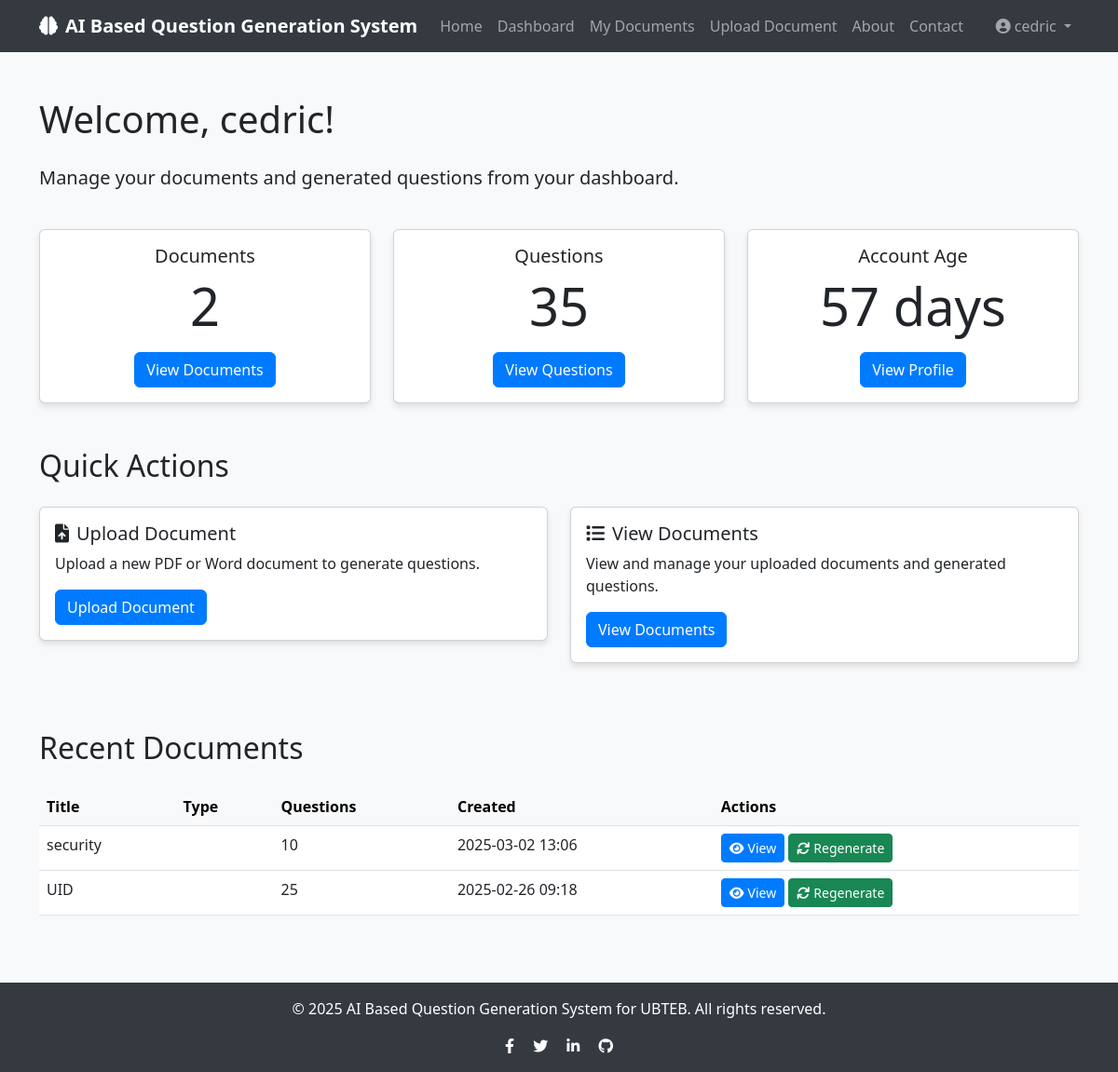
Page /dashboard (signed in) on the earlier database version.
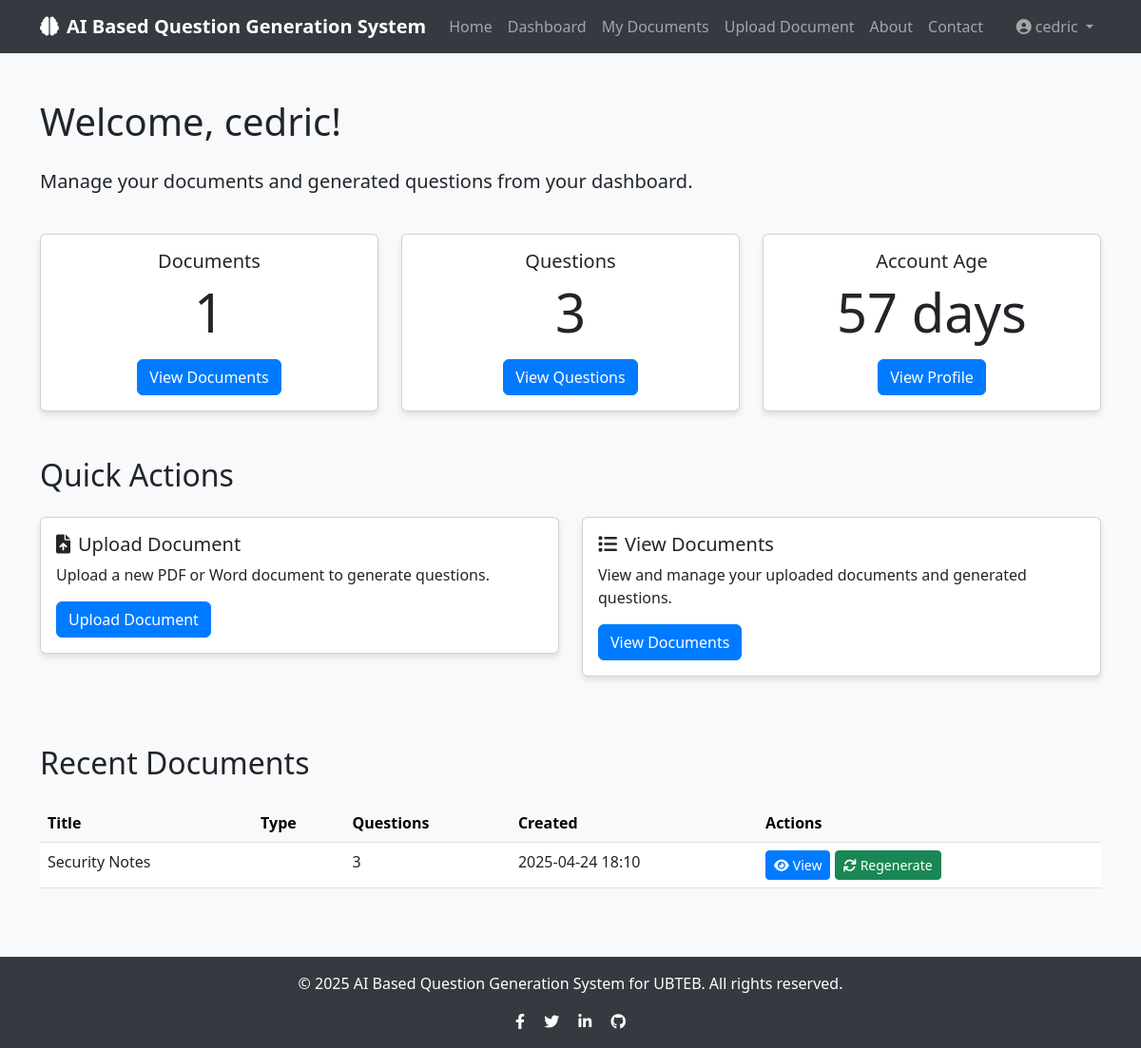
Same page on the later database version.
### app/models/document.py (models this page shows, shortened)
class Document(db.Model):
    id = db.Column(db.Integer, primary_key=True)
    title = db.Column(db.String(100), nullable=False)
    filename = db.Column(db.String(100), nullable=False)
    file_path = db.Column(db.String(255), nullable=False)
    content = db.Column(db.Text, nullable=False)
    created_at = db.Column(db.DateTime, default=datetime.utcnow)
    user_id = db.Column(db.Integer, db.ForeignKey('user.id'), nullable=False)
    questions = db.relationship('Question', backref='document', lazy=True, cascade="all, delete-orphan")

### app/routes/main.py (the view)
@main.route('/dashboard')
@login_required
def dashboard():
    return render_template('dashboard.html', user=current_user, now=datetime.utcnow())

### app/models/user.py (called while the page is built)
@login_manager.user_loader
def load_user(user_id):
    return User.query.get(int(user_id))

### app/templates/dashboard.html (shortened to what this page needs)
{% extends "base.html" %}  {% block content %}
<div class="container py-4">
  <div class="row mb-4">
    <div class="col-md-12">
      <h1 class="mb-4">Welcome, {{ user.username }}!</h1>
      <p class="lead">
        Manage your documents and generated questions from your dashboard.
      </p>
    </div>
  </div>
  <div class="row mb-5">
    <div class="col-md-4">
      <div class="card text-center h-100">
        <div class="card-body">
          <h5 class="card-title">Documents</h5>
          <p class="card-text display-4">{{ user.documents|length }}</p>
          <a
            href="{{ url_for('questions.list_documents') }}"
            class="btn btn-primary"
            >View Documents</a
          >
        </div>
      </div>
    </div>
    <div class="col-md-4">
      <div class="card text-center h-100">
        <div class="card-body">
          <h5 class="card-title">Questions</h5>
          <p class="card-text display-4">{{ user.questions|length }}</p>
          <a
            href="{{ url_for('questions.list_documents') }}"
            class="btn btn-primary"
            >View Questions</a
          >
        </div>
      </div>
    </div>
    <div class="col-md-4">
      <div class="card text-center h-100">
        <div class="card-body">
          <h5 class="card-title">Account Age</h5>
          <p class="card-text display-4">
            {{ ((now - user.created_at).days)|default(0) }} days
          </p>
          <a href="{{ url_for('auth.profile') }}" class="btn btn-primary"
            >View Profile</a
          >
        </div>
      </div>
    </div>
  </div>
  <div class="row mb-5">
    <div class="col-md-12">
      <h2 class="mb-4">Quick Actions</h2>
    </div>
    <div class="col-md-6">
      <div class="card mb-4">
        <div class="card-body">
          <h5 class="card-title">
            <i class="fas fa-file-upload me-2"></i>Upload Document
          </h5>
          <p class="card-text">
            Upload a new PDF or Word document to generate questions.
          </p>
          <a
            href="{{ url_for('questions.upload_document') }}"
            class="btn btn-primary"
            >Upload Document</a
          >
        </div>
      </div>
    </div>
    <div class="col-md-6">
      <div class="card mb-4">
        <div class="card-body">
          <h5 class="card-title">
            <i class="fas fa-list me-2"></i>View Documents
          </h5>
          <p class="card-text">
            View and manage your uploaded documents and generated questions.
          </p>
          <a
            href="{{ url_for('questions.list_documents') }}"
            class="btn btn-primary"
            >View Documents</a
          >
        </div>
      </div>
    </div>
  </div>
  <div class="row">
    <div class="col-md-12">
      <h2 class="mb-4">Recent Documents</h2>
      {% if user.documents %}
      <div class="table-responsive">
        <table class="table table-hover">
          <thead class="table-light">
            <tr>
              <th>Title</th>
              <th>Type</th>
              <th>Questions</th>
              <th>Created</th>
              <th>Actions</th>
            </tr>
          </thead>
<tbody>
    {% for document in user.documents|sort(attribute='created_at', reverse=True)|batch(5)|first|default([]) %}
        <tr>
            <td>{{ document.title or 'Untitled Document' }}</td>
            <td>{{ document.question_type|title }}</td>
            <td>{{ document.questions|length }}</td>
            <td>{{ document.created_at.strftime('%Y-%m-%d %H:%M') }}</td>
            <td>
                <a href="{{ url_for('questions.view_document', document_id=document.id) }}"
                   class="btn btn-sm btn-primary">
                    <i class="fas fa-eye me-1"></i>View
                </a>
                <a href="{{ url_for('questions.generate_questions_form', document_id=document.id) }}"
                   class="btn btn-sm btn-success">
                    <i class="fas fa-sync me-1"></i>Regenerate
                </a>
            </td>
        </tr>
    {% endfor %}
</tbody>
        </table>
      </div>
      {% endif %}
    </div>
  </div>
</div>
{% endblock %}

Differences in the rows shown:
removed Document: title "security", questions|length "10", created_at "2025-03-02 13:06"
removed Document: title "UID", questions|length "25", created_at "2025-02-26 09:18"
added Document: title "Security Notes", questions|length "3", created_at "2025-04-24 18:10"
Other differences:
{{ user.documents|length }}: "2" → "1"
{{ user.questions|length }}: "35" → "3"
